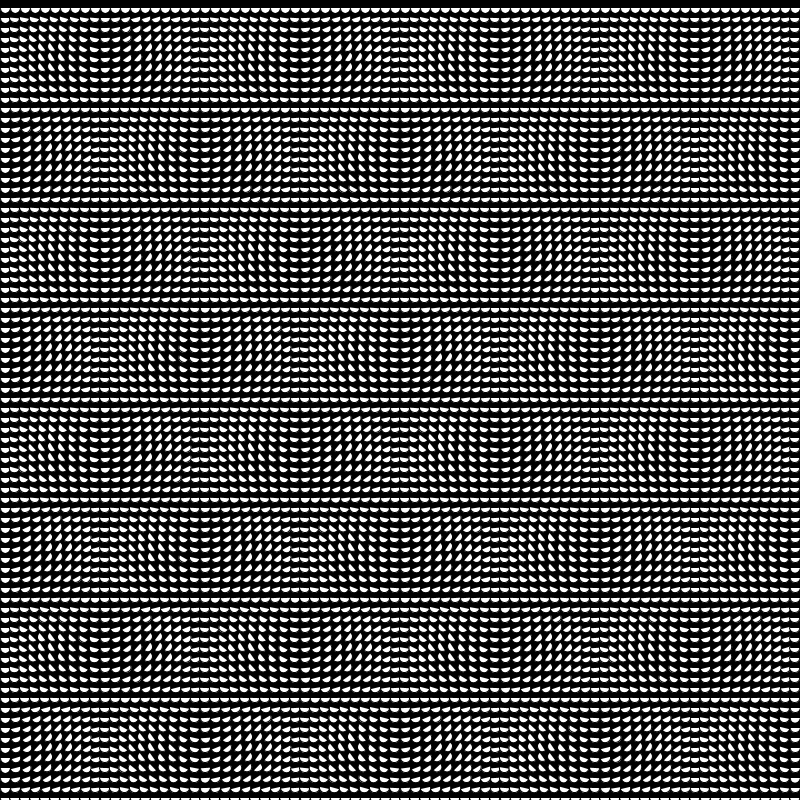
Frame 1 (no input)
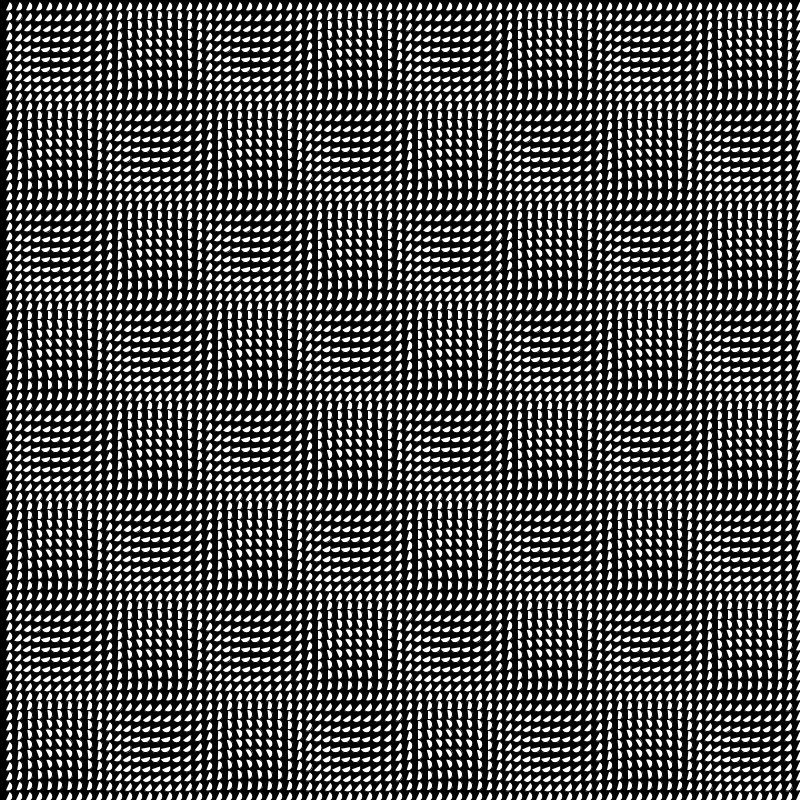
Frame 60 (the mouse pressed at the canvas centre just before this capture)
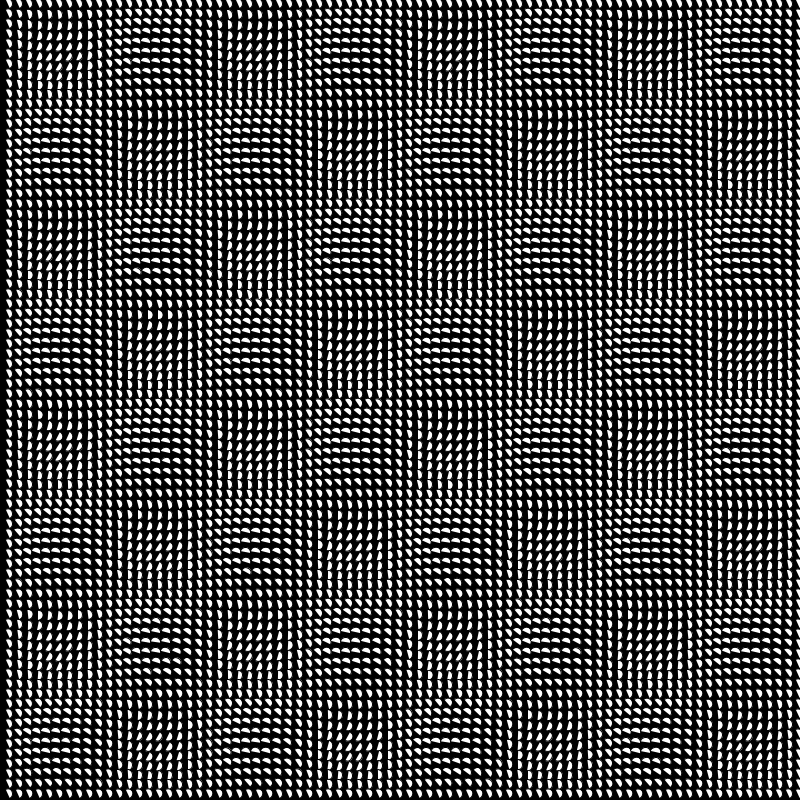
Frame 120 (the mouse held since frame 60 and released just before this capture)

The Processing sketch that drew these frames (run headless with seeded random() and noise(); from frame 60 on, the mouse is pressed at the canvas centre):

// Processing sketch: Semicircles_Animation
// ── Semicircles_Animation.pde
float[][] angulo;

void setup()
{
  size(800, 800);
  
  angulo = new float[80][80];
  
  for(int row=0; row<80; row++)
  {
    for(int col=0; col<80; col++)
    {
      angulo[col][row] = sin(col/PI)*sin(row/PI);///*map(abs(40-col), 0, 40, 0, TWO_PI)*//*%map(abs(40-row), 0, 40, 0, TWO_PI)*/;
    }
  }
}

void draw()
{
  background(0);
  
  for(int row=0; row<80; row++)
  {
    for(int col=0; col<80; col++)
    {
      arc(5+col*10+3*cos(angulo[col][row]+PI/2), 5+row*10+3*sin(angulo[col][row]+PI/2), 10, 10, angulo[col][row], angulo[col][row]+PI);
    }
  }
  
  for(int row=0; row<80; row++)
  {
    for(int col=0; col<80; col++)
    {
      angulo[col][row]+=0.3;
    }
  }
  
}
